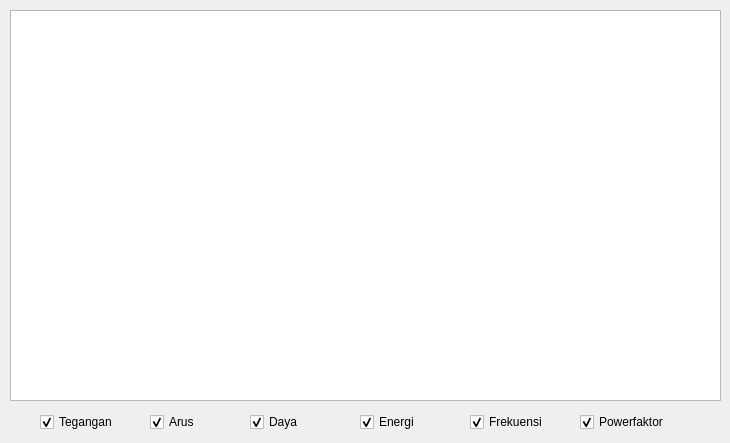
        <widget class="QWidget" name="tab_2daily">
         <attribute name="title">
          <string>2</string>
         </attribute>
         <widget class="QCheckBox" name="checkBox_13">
          <property name="geometry">
           <rect>
            <x>40</x>
            <y>410</y>
            <width>84</width>
            <height>24</height>
           </rect>
          </property>
          <property name="text">
           <string>Tegangan</string>
          </property>
          <property name="checked">
           <bool>true</bool>
          </property>
         </widget>
         <widget class="QCheckBox" name="checkBox_14">
          <property name="geometry">
           <rect>
            <x>150</x>
            <y>410</y>
            <width>84</width>
            <height>24</height>
           </rect>
          </property>
          <property name="text">
           <string>Arus</string>
          </property>
          <property name="checked">
           <bool>true</bool>
          </property>
         </widget>
         <widget class="QCheckBox" name="checkBox_15">
          <property name="geometry">
           <rect>
            <x>470</x>
            <y>410</y>
            <width>84</width>
            <height>24</height>
           </rect>
          </property>
          <property name="text">
           <string>Frekuensi</string>
          </property>
          <property name="checked">
           <bool>true</bool>
          </property>
         </widget>
         <widget class="QCheckBox" name="checkBox_16">
          <property name="geometry">
           <rect>
            <x>360</x>
            <y>410</y>
            <width>84</width>
            <height>24</height>
           </rect>
          </property>
          <property name="text">
           <string>Energi</string>
          </property>
          <property name="checked">
           <bool>true</bool>
          </property>
         </widget>
         <widget class="QCheckBox" name="checkBox_17">
          <property name="geometry">
           <rect>
            <x>580</x>
            <y>410</y>
            <width>121</width>
            <height>24</height>
           </rect>
          </property>
          <property name="text">
           <string>Powerfaktor</string>
          </property>
          <property name="checked">
           <bool>true</bool>
          </property>
         </widget>
         <widget class="QCheckBox" name="checkBox_18">
          <property name="geometry">
           <rect>
            <x>250</x>
            <y>410</y>
            <width>84</width>
            <height>24</height>
           </rect>
          </property>
          <property name="text">
           <string>Daya</string>
          </property>
          <property name="checked">
           <bool>true</bool>
          </property>
         </widget>
         <widget class="QGraphicsView" name="graphic_HOME_daily_2">
          <property name="geometry">
           <rect>
            <x>10</x>
            <y>10</y>
            <width>711</width>
            <height>391</height>
           </rect>
          </property>
          <property name="font">
           <font>
            <family>JetBrains Mono</family>
           </font>
          </property>
         </widget>
        </widget>
